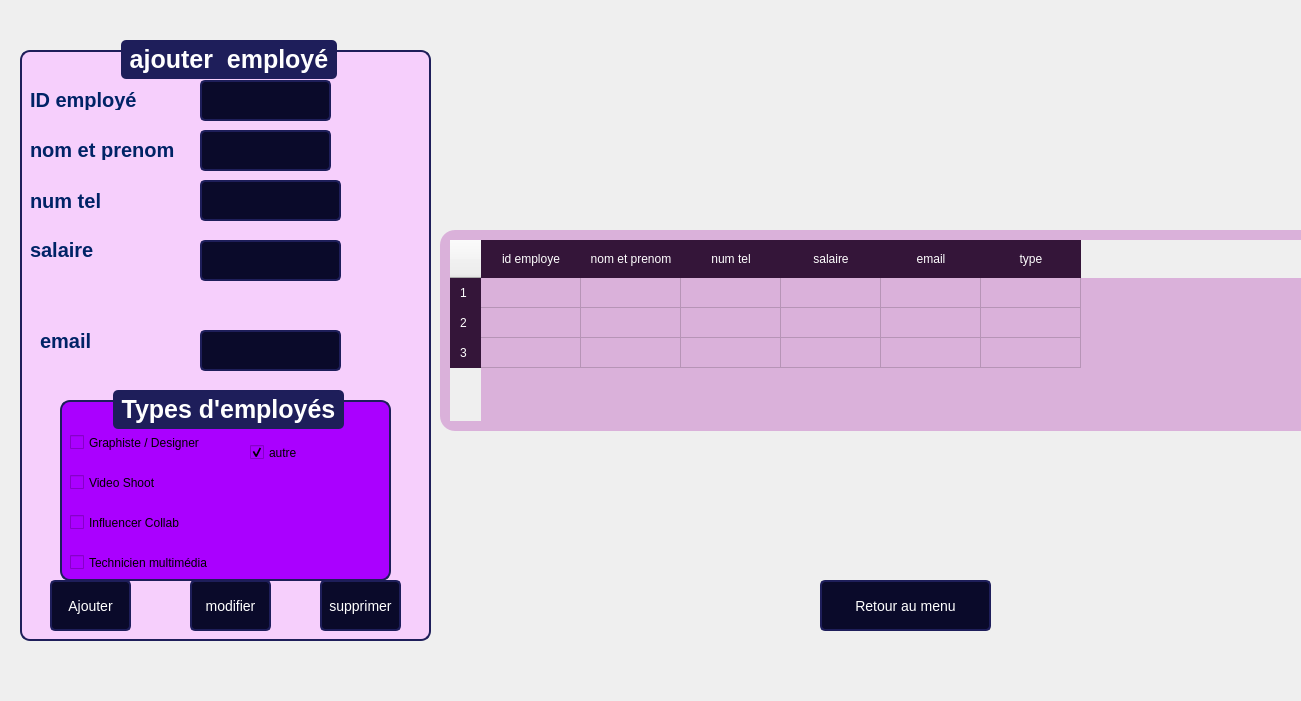
<?xml version="1.0" encoding="UTF-8"?>
<ui version="4.0">
 <class>EmployeePage</class>
 <widget class="QWidget" name="EmployeePage">
  <property name="geometry">
   <rect>
    <x>0</x>
    <y>0</y>
    <width>1301</width>
    <height>701</height>
   </rect>
  </property>
  <property name="windowTitle">
   <string>Gestion des Employés</string>
  </property>
  <widget class="QGroupBox" name="groupBox_18">
     <property name="geometry">
      <rect>
       <x>20</x>
       <y>40</y>
       <width>411</width>
       <height>601</height>
      </rect>
     </property>
     <property name="styleSheet">
      <string notr="true">QGroupBox {
    font-family: "Arial";
    font-size: 25px;
    font-weight: bold;
    color: #0A0A2A;
    border: 2px solid #1E1E5A;
    border-radius: 10px;
    margin-top: 10px;
    background-color: #F6CFFC;
}

QGroupBox::title {
    subcontrol-origin: margin;
    subcontrol-position: top center;
    padding: 5px;
    background-color: #1E1E5A;
    color: white;
    border-radius: 5px;
}
</string>
     </property>
     <property name="title">
      <string>ajouter  employé</string>
     </property>
     <widget class="QLabel" name="label_216">
      <property name="geometry">
       <rect>
        <x>10</x>
        <y>50</y>
        <width>211</width>
        <height>20</height>
       </rect>
      </property>
      <property name="styleSheet">
       <string notr="true">QLabel {
    font-size: 20px;
    font-weight: bold;
    color: #002366;
}</string>
      </property>
      <property name="text">
       <string>ID employé</string>
      </property>
     </widget>
     <widget class="QLabel" name="label_217">
      <property name="geometry">
       <rect>
        <x>10</x>
        <y>100</y>
        <width>201</width>
        <height>20</height>
       </rect>
      </property>
      <property name="styleSheet">
       <string notr="true">QLabel {
    font-size: 20px;
    font-weight: bold;
    color: #002366;
}</string>
      </property>
      <property name="text">
       <string>nom et prenom</string>
      </property>
     </widget>
     <widget class="QLabel" name="label_221">
      <property name="geometry">
       <rect>
        <x>10</x>
        <y>140</y>
        <width>201</width>
        <height>41</height>
       </rect>
      </property>
      <property name="styleSheet">
       <string notr="true">QLabel {
    font-size: 20px;
    font-weight: bold;
    color: #002366;
}</string>
      </property>
      <property name="text">
       <string>num tel</string>
      </property>
     </widget>
     <widget class="QLabel" name="label_220">
      <property name="geometry">
       <rect>
        <x>10</x>
        <y>200</y>
        <width>131</width>
        <height>20</height>
       </rect>
      </property>
      <property name="styleSheet">
       <string notr="true">QLabel {
    font-size: 20px;
    font-weight: bold;
    color: #002366;
}</string>
      </property>
      <property name="text">
       <string>salaire</string>
      </property>
     </widget>
     <widget class="QLabel" name="label_219">
      <property name="geometry">
       <rect>
        <x>20</x>
        <y>280</y>
        <width>181</width>
        <height>41</height>
       </rect>
      </property>
      <property name="styleSheet">
       <string notr="true">QLabel {
    font-size: 20px;
    font-weight: bold;
    color: #002366;
}</string>
      </property>
      <property name="text">
       <string>email</string>
      </property>
     </widget>
     <widget class="QLineEdit" name="lineEdit_id">
      <property name="geometry">
       <rect>
        <x>180</x>
        <y>40</y>
        <width>131</width>
        <height>41</height>
       </rect>
      </property>
      <property name="styleSheet">
       <string notr="true">QLineEdit {
    font-family: "Arial";
    font-size: 14px;
    color: white;
    background-color: #0A0A2A;
    border: 2px solid #1E1E5A;
    border-radius: 5px;
    padding: 5px;
}</string>
      </property>
     </widget>
     <widget class="QLineEdit" name="lineEdit_nom">
      <property name="geometry">
       <rect>
        <x>180</x>
        <y>90</y>
        <width>131</width>
        <height>41</height>
       </rect>
      </property>
      <property name="styleSheet">
       <string notr="true">QLineEdit {
    font-family: "Arial";
    font-size: 14px;
    color: white;
    background-color: #0A0A2A;
    border: 2px solid #1E1E5A;
    border-radius: 5px;
    padding: 5px;
}</string>
      </property>
     </widget>
     <widget class="QLineEdit" name="lineEdit_tel">
      <property name="geometry">
       <rect>
        <x>180</x>
        <y>140</y>
        <width>141</width>
        <height>41</height>
       </rect>
      </property>
      <property name="styleSheet">
       <string notr="true">QLineEdit {
    font-family: "Arial";
    font-size: 14px;
    color: white;
    background-color: #0A0A2A;
    border: 2px solid #1E1E5A;
    border-radius: 5px;
    padding: 5px;
}</string>
      </property>
     </widget>
     <widget class="QLineEdit" name="lineEdit_salaire">
      <property name="geometry">
       <rect>
        <x>180</x>
        <y>200</y>
        <width>141</width>
        <height>41</height>
       </rect>
      </property>
      <property name="styleSheet">
       <string notr="true">QLineEdit {
    font-family: "Arial";
    font-size: 14px;
    color: white;
    background-color: #0A0A2A;
    border: 2px solid #1E1E5A;
    border-radius: 5px;
    padding: 5px;
}</string>
      </property>
     </widget>
     <widget class="QLineEdit" name="lineEdit_mail">
      <property name="geometry">
       <rect>
        <x>180</x>
        <y>290</y>
        <width>141</width>
        <height>41</height>
       </rect>
      </property>
      <property name="styleSheet">
       <string notr="true">QLineEdit {
    font-family: "Arial";
    font-size: 14px;
    color: white;
    background-color: #0A0A2A;
    border: 2px solid #1E1E5A;
    border-radius: 5px;
    padding: 5px;
}</string>
      </property>
     </widget>
     <widget class="QGroupBox" name="groupBox_type">
      <property name="geometry">
       <rect>
        <x>40</x>
        <y>350</y>
        <width>331</width>
        <height>191</height>
       </rect>
      </property>
      <property name="styleSheet">
       <string notr="true">background-color: rgb(170, 0, 255);</string>
      </property>
      <property name="title">
       <string>Types d'employés</string>
      </property>
      <widget class="QCheckBox" name="radioButton_graphiste">
       <property name="geometry">
        <rect>
         <x>10</x>
         <y>40</y>
         <width>161</width>
         <height>25</height>
        </rect>
       </property>
       <property name="text">
        <string>Graphiste / Designer</string>
       </property>
      </widget>
      <widget class="QCheckBox" name="radioButton_video">
       <property name="geometry">
        <rect>
         <x>10</x>
         <y>80</y>
         <width>121</width>
         <height>25</height>
        </rect>
       </property>
       <property name="text">
        <string>Video Shoot</string>
       </property>
      </widget>
      <widget class="QCheckBox" name="radioButton_influencer">
       <property name="geometry">
        <rect>
         <x>10</x>
         <y>120</y>
         <width>161</width>
         <height>25</height>
        </rect>
       </property>
       <property name="text">
        <string>Influencer Collab</string>
       </property>
      </widget>
      <widget class="QCheckBox" name="radioButton_technicien">
       <property name="geometry">
        <rect>
         <x>10</x>
         <y>160</y>
         <width>171</width>
         <height>25</height>
        </rect>
       </property>
       <property name="text">
        <string>Technicien multimédia</string>
       </property>
      </widget>
      <widget class="QCheckBox" name="radioButton_autre">
       <property name="geometry">
        <rect>
         <x>190</x>
         <y>50</y>
         <width>101</width>
         <height>25</height>
        </rect>
       </property>
       <property name="text">
        <string>autre</string>
       </property>
       <property name="checked">
        <bool>true</bool>
       </property>
      </widget>
     </widget>
     <widget class="QPushButton" name="pushButton_ajouter">
      <property name="geometry">
       <rect>
        <x>30</x>
        <y>540</y>
        <width>81</width>
        <height>51</height>
       </rect>
      </property>
      <property name="styleSheet">
       <string notr="true">QPushButton {
    font-family: "Arial Black";
    font-size: 14px;
    color: white;
    background-color: #0A0A2A;
    border: 2px solid #1E1E5A;
    border-radius: 5px;
    padding: 5px;
}

QPushButton:hover {
    background-color: #1E1E5A;
}</string>
      </property>
      <property name="text">
       <string>Ajouter</string>
      </property>
     </widget>
     <widget class="QPushButton" name="pushButton_modifier">
      <property name="geometry">
       <rect>
        <x>170</x>
        <y>540</y>
        <width>81</width>
        <height>51</height>
       </rect>
      </property>
      <property name="styleSheet">
       <string notr="true">QPushButton {
    font-family: "Arial Black";
    font-size: 14px;
    color: white;
    background-color: #0A0A2A;
    border: 2px solid #1E1E5A;
    border-radius: 5px;
    padding: 5px;
}

QPushButton:hover {
    background-color: #1E1E5A;
}</string>
      </property>
      <property name="text">
       <string>modifier</string>
      </property>
     </widget>
     <widget class="QPushButton" name="pushButton_supprimer">
      <property name="geometry">
       <rect>
        <x>300</x>
        <y>540</y>
        <width>81</width>
        <height>51</height>
       </rect>
      </property>
      <property name="styleSheet">
       <string notr="true">QPushButton {
    font-family: "Arial Black";
    font-size: 14px;
    color: white;
    background-color: #0A0A2A;
    border: 2px solid #1E1E5A;
    border-radius: 5px;
    padding: 5px;
}

QPushButton:hover {
    background-color: #1E1E5A;
}</string>
      </property>
      <property name="text">
       <string>supprimer</string>
      </property>
     </widget>
    </widget>
    <widget class="CustomTableView" name="tableView">
     <property name="geometry">
      <rect>
       <x>440</x>
       <y>230</y>
       <width>931</width>
       <height>201</height>
      </rect>
     </property>
     <property name="styleSheet">
      <string notr="true">QTableWidget {
    background-color: #DAB1DA;
    color: white;
    border-radius: 15px;
    padding: 10px;
    font-size: 16px;
    border: none;
}

QTableWidget::item {
    padding: 10px;
}

QTableWidget::item:selected {
    background-color: #5555FF;
    color: white;
}

QHeaderView::section {
    background-color: #341539;
    color: white;
    padding: 10px;
    border: none;
}</string>
     </property>
     <property name="rowCount">
      <number>3</number>
     </property>
     <property name="columnCount">
      <number>6</number>
     </property>
     <column>
      <property name="text">
       <string>id employe</string>
      </property>
     </column>
     <column>
      <property name="text">
       <string>nom et prenom</string>
      </property>
     </column>
     <column>
      <property name="text">
       <string>num tel</string>
      </property>
     </column>
     <column>
      <property name="text">
       <string>salaire</string>
      </property>
     </column>
     <column>
      <property name="text">
       <string>email</string>
      </property>
     </column>
     <column>
      <property name="text">
       <string>type</string>
      </property>
     </column>
    </widget>
    <widget class="QPushButton" name="pushButton_113">
     <property name="geometry">
      <rect>
       <x>820</x>
       <y>580</y>
       <width>171</width>
       <height>51</height>
      </rect>
     </property>
     <property name="styleSheet">
      <string notr="true">QPushButton {
    font-family: "Arial Black";
    font-size: 14px;
    color: white;
    background-color: #0A0A2A;
    border: 2px solid #1E1E5A;
    border-radius: 5px;
    padding: 5px;
}

QPushButton:hover {
    background-color: #1E1E5A;
}</string>
     </property>
     <property name="text">
      <string>Retour au menu</string>
     </property>
    </widget>
 </widget>
 <customwidgets>
  <customwidget>
   <class>CustomTableView</class>
   <extends>QTableWidget</extends>
   <header>customtableview.h</header>
  </customwidget>
 </customwidgets>
 <resources/>
 <connections/>
</ui>
